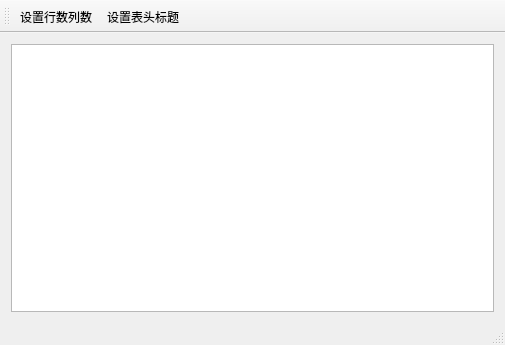
<?xml version="1.0" encoding="UTF-8"?>
<ui version="4.0">
 <class>MainWindow</class>
 <widget class="QMainWindow" name="MainWindow">
  <property name="geometry">
   <rect>
    <x>0</x>
    <y>0</y>
    <width>505</width>
    <height>345</height>
   </rect>
  </property>
  <property name="windowTitle">
   <string>MainWindow</string>
  </property>
  <widget class="QWidget" name="centralWidget">
   <layout class="QGridLayout" name="gridLayout">
    <item row="0" column="0">
     <widget class="QTableView" name="tableView"/>
    </item>
   </layout>
  </widget>
  <widget class="QMenuBar" name="menuBar">
   <property name="geometry">
    <rect>
     <x>0</x>
     <y>0</y>
     <width>505</width>
     <height>23</height>
    </rect>
   </property>
  </widget>
  <widget class="QToolBar" name="mainToolBar">
   <property name="toolButtonStyle">
    <enum>Qt::ToolButtonTextUnderIcon</enum>
   </property>
   <attribute name="toolBarArea">
    <enum>TopToolBarArea</enum>
   </attribute>
   <attribute name="toolBarBreak">
    <bool>false</bool>
   </attribute>
   <addaction name="actSetSize"/>
   <addaction name="actSetHeader"/>
  </widget>
  <widget class="QStatusBar" name="statusBar"/>
  <action name="actSetSize">
   <property name="icon">
    <iconset resource="res.qrc">
     <normaloff>:/image/images/230.bmp</normaloff>:/image/images/230.bmp</iconset>
   </property>
   <property name="text">
    <string>设置行数列数</string>
   </property>
   <property name="toolTip">
    <string>设置行数列数</string>
   </property>
  </action>
  <action name="actSetHeader">
   <property name="icon">
    <iconset resource="res.qrc">
     <normaloff>:/image/images/516.bmp</normaloff>:/image/images/516.bmp</iconset>
   </property>
   <property name="text">
    <string>设置表头标题</string>
   </property>
   <property name="toolTip">
    <string>设置表头标题</string>
   </property>
  </action>
 </widget>
 <layoutdefault spacing="6" margin="11"/>
 <resources>
  <include location="res.qrc"/>
 </resources>
 <connections/>
</ui>
